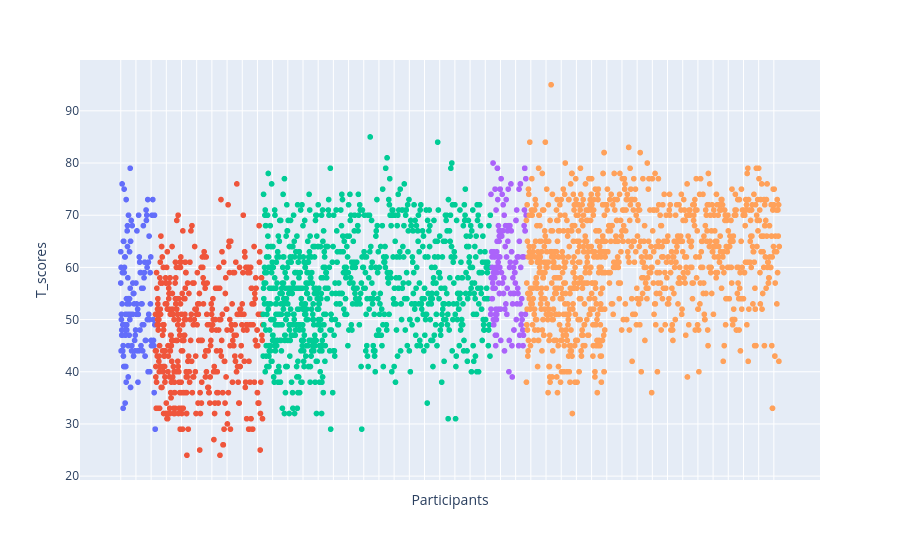

The notebook cell this image was saved under:
### Markdown cell above
## T scores across all participants

### Code cell
tmp = df[(df['T_name']=='Total_T')]

fig = px.scatter(tmp, x="Identifiers", y="T_scores", color="DX_01",
                hover_name="DX_01", log_x=False, size_max=60) # size="Age"
fig.update_layout(showlegend=False)
fig.update_xaxes(showticklabels=False, title='Participants')
fig.show()

### Figure 1 — Plotly figure (JSON) as saved in the notebook; plotly's stock layout.template omitted (floating-point values rounded to 4 significant figures; data arrays with more than 128 entries replaced by an {"elided": "..."} marker saying what was removed)
{"data": [{"hovertemplate": "<b>%{hovertext}</b><br><br>DX_01=Other Specified Attention-Deficit/Hyperactivity Disorder<br>Identifiers=%{x}<br>T_scores=%{y}<extra></extra>", "hovertext": {"elided": "399 str values"}, "legendgroup": "Other Specified Attention-Deficit/Hyperactivity Disorder", "marker": {"color": "#636efa", "symbol": "circle"}, "mode": "markers", "name": "Other Specified Attention-Deficit/Hyperactivity Disorder", "showlegend": true, "type": "scattergl", "x": {"elided": "399 str values"}, "xaxis": "x", "y": {"elided": "399 int values"}, "yaxis": "y"}, {"hovertemplate": "<b>%{hovertext}</b><br><br>DX_01=No Diagnosis Given<br>Identifiers=%{x}<br>T_scores=%{y}<extra></extra>", "hovertext": {"elided": "1236 str values"}, "legendgroup": "No Diagnosis Given", "marker": {"color": "#EF553B", "symbol": "circle"}, "mode": "markers", "name": "No Diagnosis Given", "showlegend": true, "type": "scattergl", "x": {"elided": "1236 str values"}, "xaxis": "x", "y": {"elided": "1236 int values"}, "yaxis": "y"}, {"hovertemplate": "<b>%{hovertext}</b><br><br>DX_01=ADHD-Inattentive Type<br>Identifiers=%{x}<br>T_scores=%{y}<extra></extra>", "hovertext": {"elided": "2586 str values"}, "legendgroup": "ADHD-Inattentive Type", "marker": {"color": "#00cc96", "symbol": "circle"}, "mode": "markers", "name": "ADHD-Inattentive Type", "showlegend": true, "type": "scattergl", "x": {"elided": "2586 str values"}, "xaxis": "x", "y": {"elided": "2586 int values"}, "yaxis": "y"}, {"hovertemplate": "<b>%{hovertext}</b><br><br>DX_01=ADHD-Hyperactive/Impulsive Type<br>Identifiers=%{x}<br>T_scores=%{y}<extra></extra>", "hovertext": {"elided": "408 str values"}, "legendgroup": "ADHD-Hyperactive/Impulsive Type", "marker": {"color": "#ab63fa", "symbol": "circle"}, "mode": "markers", "name": "ADHD-Hyperactive/Impulsive Type", "showlegend": true, "type": "scattergl", "x": {"elided": "408 str values"}, "xaxis": "x", "y": {"elided": "408 int values"}, "yaxis": "y"}, {"hovertemplate": "<b>%{hovertext}</b><br><br>DX_01=ADHD-Combined Type<br>Identifiers=%{x}<br>T_scores=%{y}<extra></extra>", "hovertext": {"elided": "2952 str values"}, "legendgroup": "ADHD-Combined Type", "marker": {"color": "#FFA15A", "symbol": "circle"}, "mode": "markers", "name": "ADHD-Combined Type", "showlegend": true, "type": "scattergl", "x": {"elided": "2952 str values"}, "xaxis": "x", "y": {"elided": "2952 int values"}, "yaxis": "y"}], "layout": {"legend": {"title": {"text": "DX_01"}, "tracegroupgap": 0}, "margin": {"t": 60}, "showlegend": false, "xaxis": {"anchor": "y", "domain": [0, 1], "showticklabels": false, "title": {"text": "Participants"}}, "yaxis": {"anchor": "x", "domain": [0, 1], "title": {"text": "T_scores"}}}}
